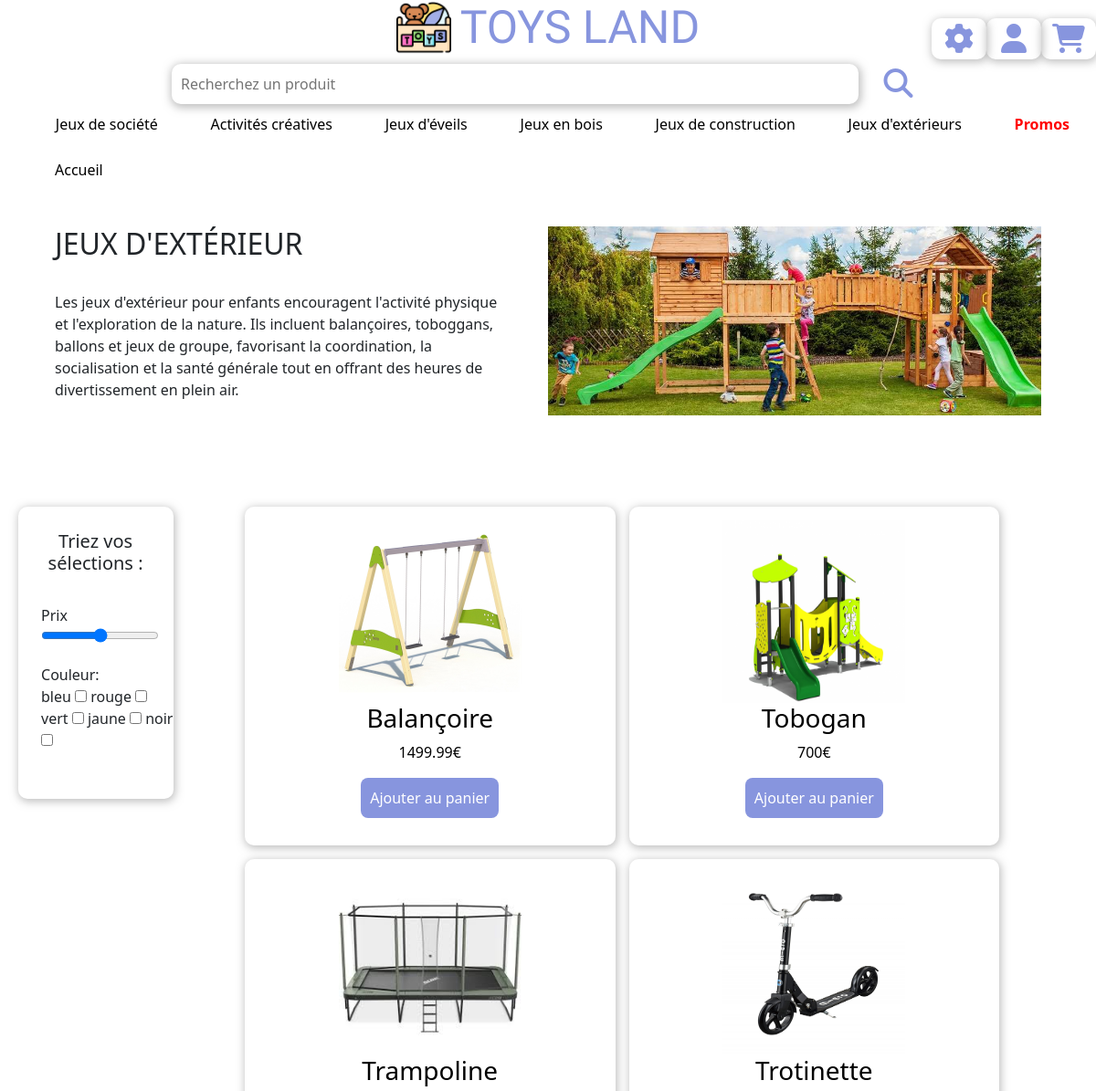
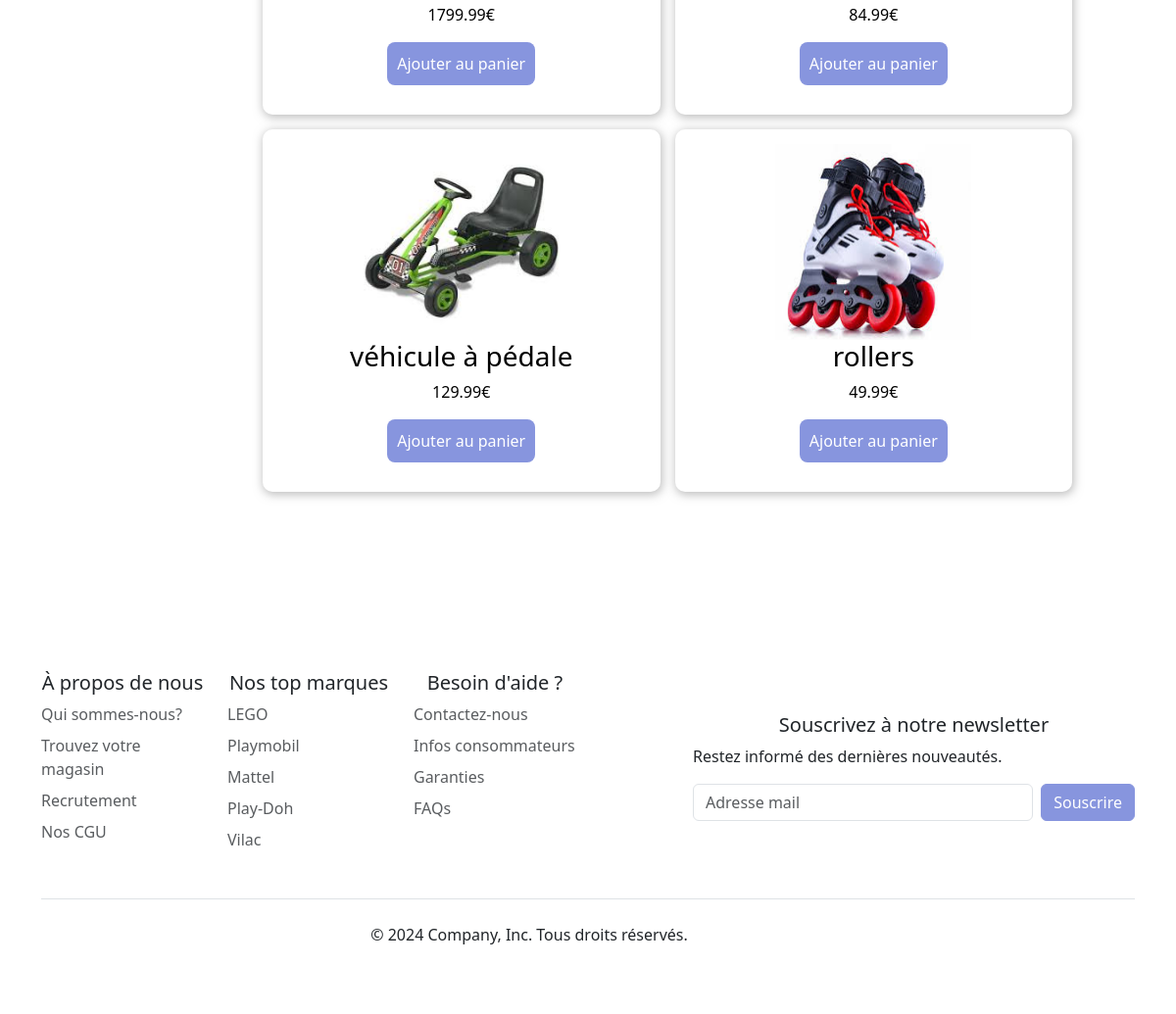
Page /php/jeuxexterieur.php on the committed database (2 pictures, top to bottom).
### tables this page shows
CREATE TABLE `produits` (
  `id` int NOT NULL,
  `nom` varchar(255) NOT NULL,
  `description` longtext NOT NULL,
  `image` varchar(255) NOT NULL,
  `prix` float NOT NULL,
  `categorie` varchar(255) NOT NULL,
  `stock` int NOT NULL,
  `promo` varchar(255) NOT NULL
);

### php/jeuxexterieur.php (the view, shortened to what this page needs)
<?php
require_once("connect.php");
$sql = "SELECT * FROM produits WHERE categorie ='Jeux d\'extérieur'";
$query = $db->prepare($sql);
$query->execute();
$produits = $query->fetchALL();
include_once("components/navbar.php");
?>
<link rel="stylesheet" href="pagejeux.css">
<section id="section">
<a id="accueil" href="index.php">Accueil</a>
    <div class="intro-container">
        <div class="texte-description">
        <h2>JEUX D'EXTÉRIEUR</h2>
        <p>Les jeux d'extérieur pour enfants encouragent l'activité physique et l'exploration de la nature. Ils incluent balançoires,
            toboggans, ballons et jeux de groupe, favorisant la coordination, la socialisation et la santé générale tout en offrant
            des heures de divertissement en plein air.</p>
        </div>
        <div class="image-intro">
            <img id="img-intro"src="components/img/jeuxexterieur.jpg">
        </div>
    </div>
    <div class="main-container">
        <div class="sort-container">
            <div class="conteneur-tri">
                <h5>Triez vos sélections :</h5>
                <div class="div-price">
                    <label for="price">Prix</label>
                    <input type="range" name="price" id="price" min="0" max="2000">
                </div>
                <div class="div-color">
                    <div>Couleur:</div>
                    <div class="checkbox">
                    <label for="bleu">bleu</label>
                    <input type="checkbox" name="bleu" id="bleu">
                    <label for="rouge">rouge</label>
                    <input type="checkbox" name="rouge" id="rouge">
                    <label for="vert">vert</label>
                    <input type="checkbox" name="vert" id="vert">
                    <label for="jaune">jaune</label>
                    <input type="checkbox" name="jaune" id="jaune">
                    <label for="noir">noir</label>
                    <input type="checkbox" name="noir" id="noir">
                    </div>
                </div>
            </div>
        </div>
        <div class="article-container">
            <section class="catalogue-produits">
                <?php foreach($produits as $produit):?>
                    <article><a href="produit.php?id=<?=$produit["id"]?>">
                    <?php
                        $imagePath = $produit['image'];
                        $class = 'admin/' . $imagePath;
                        ?>
                        <img id="img-article" src="<?= htmlspecialchars($class)?>" alt="photo <?=strip_tags($produit["nom"])?>">
                        <h3><?=strip_tags($produit["nom"])?></h3>
                        <p><?=strip_tags($produit["prix"])?>€</p>
                        <button>Ajouter au panier</button>
                    </a></article>
                <?php endforeach;?>
            </section>
        </div>
    </div>
</section>
<?php
include_once("components/footer.php");
?>

### php/index.css (style rules this page uses)
a { color: black; text-decoration: none; }
section { padding: 0 5%; }

### php/pagejeux.css (style rules this page uses)
#section { padding: 10px 5%; }
.intro-container { display: grid; grid-template-columns: 45% 50%; justify-content: space-between; margin-top: 50px; }
.image-intro { max-width: 100%; max-height: 300px; }
#img-intro { width: 100%; height: 100%; object-fit: cover; }
.texte-description p { padding-top: 25px; }
.sort-container { margin-right: 20%; margin-left: -25%; }
h5 { margin-top: 15%; text-align:center; }
.conteneur-tri { border: solid 0px rgba(128, 128, 128, 0.5); box-shadow: 1px 2px 10px 1px rgba(128, 128, 128, 0.5); border-radius: 10px; height: 40vh; display:flex; flex-direction: column; width:100% }
.div-price { margin-top:15%; margin-left: 15%; }
.div-color { margin-top: 10%; display:flex; flex-wrap: wrap; margin-left:15%; }
.checkbox { width: 200px; }
.main-container { display: grid; grid-template-columns: 15% 85%; padding-top: 100px; margin-bottom: 100px; }
.catalogue-produits { display: flex; flex-wrap: wrap; gap: 15px; }
article { min-width: 300px; border: solid 0px rgba(128, 128, 128, 0.5); box-shadow: 1px 2px 10px 1px rgba(128, 128, 128, 0.5); flex: 1 0 20%; border-radius: 10px; padding: 15px 0 30px; }
article a { display: flex; align-items: center; justify-content: center; flex-direction: column; }
article button { color: white; background-color: #8795de; border: none; padding: 10px; border-radius: 8px; }
#img-article { height: 200px; width: 200px; }

### rows in the picture
produits: image (picture), nom "Balançoire", prix "1499.99"
produits: image (picture), nom "Tobogan", prix "700"
produits: image (picture), nom "Trampoline", prix "1799.99"
produits: image (picture), nom "Trotinette", prix "84.99"
produits: image (picture), nom "véhicule à pédale", prix "129.99"
produits: image (picture), nom "rollers", prix "49.99"
